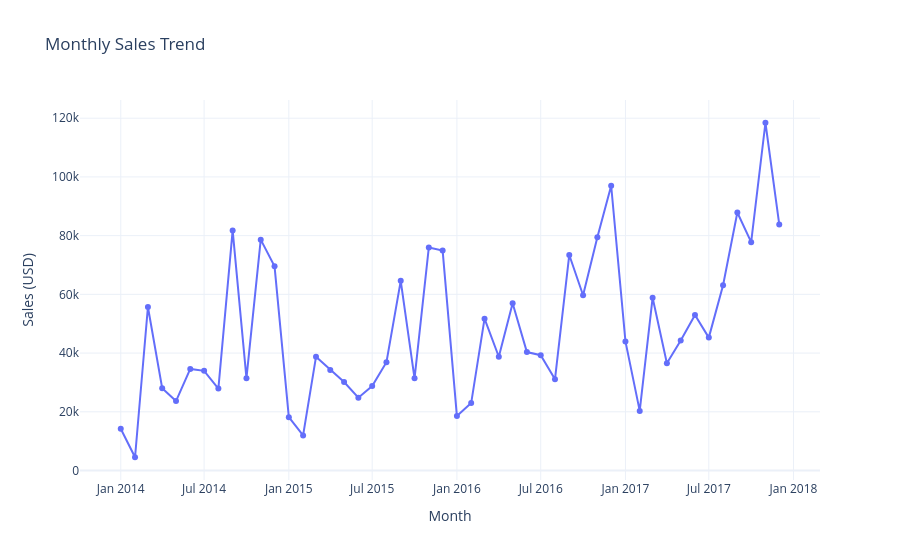

The notebook cell this image was saved under:
### Markdown cell above
## **Yearly findings:**
- Sales fell 2.8% in 2015, then grew 29.5% in 2016 and 20.4% in 2017.
- Orders grew every year, from 969 in 2014 to 1,687 in 2017 (about 74% more), so growth came mainly from more orders.
- Profit rose every year, from $49.6K to $93.4K, even in 2015 when sales fell.
- The profit margin rose from 10.2% (2014) to 13.1% (2015) and 13.4% (2016), then slipped to 12.7% in 2017 even though sales grew by 20%.

### Code cell
monthly = df.groupby("year_month_sort").agg(sales=("sales", "sum"), profit=("profit", "sum"),
                                            qty=("quantity", "sum")).reset_index()

fig1 = px.line(monthly, x="year_month_sort", y="sales", markers=True, title="Monthly Sales Trend",
               labels={"year_month_sort": "Month", "sales": "Sales (USD)"})
fig1.show()

print("Highest month:", monthly.loc[monthly.sales.idxmax(), "year_month_sort"], round(monthly.sales.max(), 2))
print("Lowest month: ", monthly.loc[monthly.sales.idxmin(), "year_month_sort"], round(monthly.sales.min(), 2))

### Figure 1 — Plotly figure (JSON) as saved in the notebook; plotly's stock layout.template omitted (floating-point values rounded to 4 significant figures)
{"data": [{"hovertemplate": "Month=%{x}<br>Sales (USD)=%{y}<extra></extra>", "legendgroup": "", "line": {"color": "#636efa", "dash": "solid"}, "marker": {"symbol": "circle"}, "mode": "lines+markers", "name": "", "orientation": "v", "showlegend": false, "type": "scatter", "x": ["2014-01", "2014-02", "2014-03", "2014-04", "2014-05", "2014-06", "2014-07", "2014-08", "2014-09", "2014-10", "2014-11", "2014-12", "2015-01", "2015-02", "2015-03", "2015-04", "2015-05", "2015-06", "2015-07", "2015-08", "2015-09", "2015-10", "2015-11", "2015-12", "2016-01", "2016-02", "2016-03", "2016-04", "2016-05", "2016-06", "2016-07", "2016-08", "2016-09", "2016-10", "2016-11", "2016-12", "2017-01", "2017-02", "2017-03", "2017-04", "2017-05", "2017-06", "2017-07", "2017-08", "2017-09", "2017-10", "2017-11", "2017-12"], "xaxis": "x", "y": [14240.0, 4520.0, 55690.0, 28010.0, 23650.0, 34600.0, 33950.0, 27910.0, 81780.0, 31450.0, 78630.0, 69550.0, 18170.0, 11950.0, 38730.0, 34200.0, 30130.0, 24800.0, 28770.0, 36900.0, 64600.0, 31400.0, 75970.0, 74920.0, 18540.0, 22980.0, 51720.0, 38750.0, 56990.0, 40340.0, 39260.0, 31120.0, 73410.0, 59690.0, 79410.0, 97000.0, 43970.0, 20300.0, 58870.0, 36520.0, 44260.0, 52980.0, 45260.0, 63120.0, 87870.0, 77780.0, 118400.0, 83830.0], "yaxis": "y"}], "layout": {"legend": {"tracegroupgap": 0}, "title": {"text": "Monthly Sales Trend"}, "xaxis": {"anchor": "y", "domain": [0, 1], "title": {"text": "Month"}}, "yaxis": {"anchor": "x", "domain": [0, 1], "title": {"text": "Sales (USD)"}}}}
